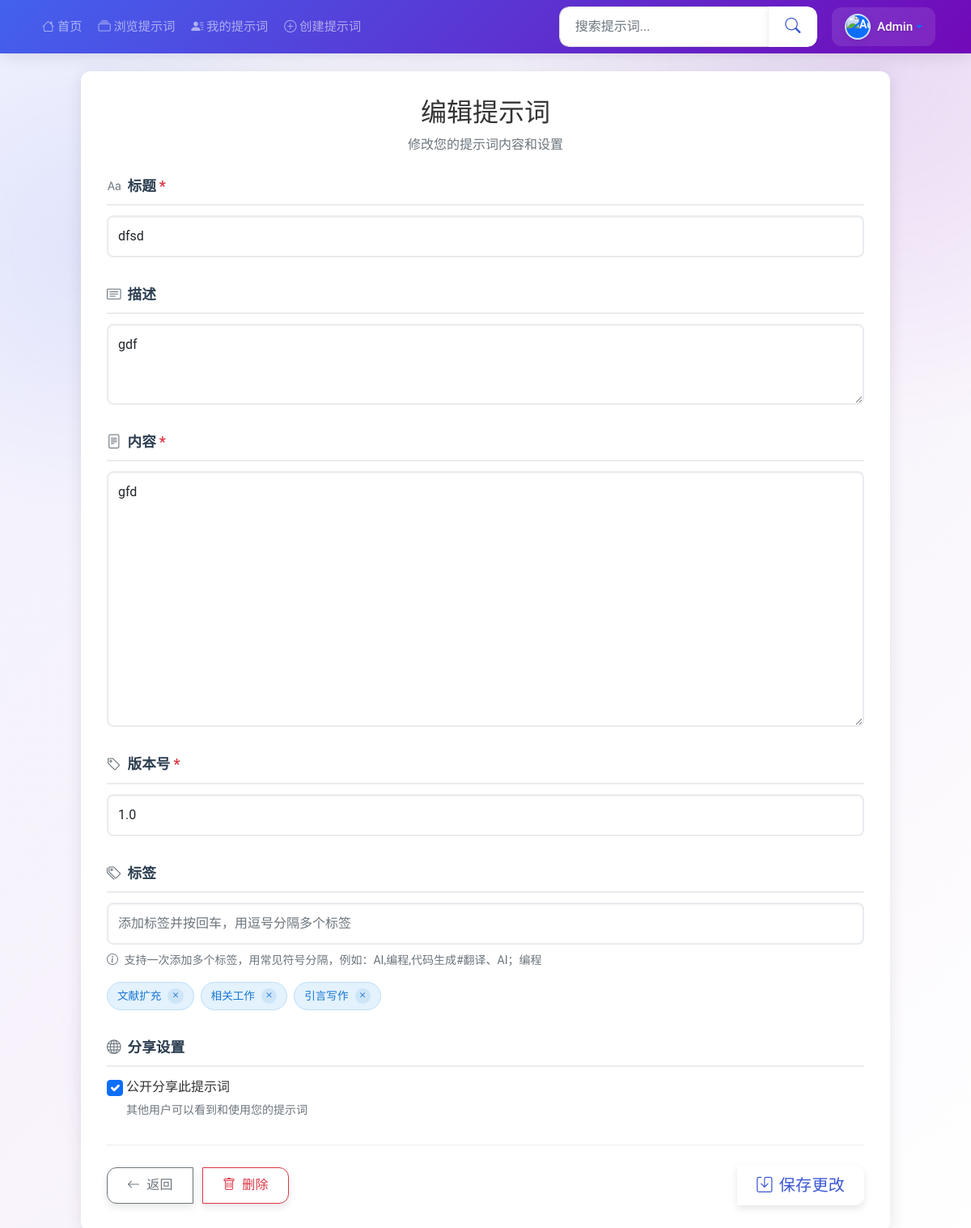
Screenshot of /edit-prompt/42 (signed in) with the database file from the repository.
### tables this page shows
CREATE TABLE prompts (
            id INTEGER PRIMARY KEY AUTOINCREMENT,
            title TEXT NOT NULL,
            content TEXT NOT NULL,
            description TEXT,
            version TEXT,
            cover_image TEXT,
            created_at TIMESTAMP DEFAULT CURRENT_TIMESTAMP,
            updated_at TIMESTAMP DEFAULT CURRENT_TIMESTAMP,
            user_id INTEGER NOT NULL,
            is_public BOOLEAN DEFAULT 0,
            view_count INTEGER DEFAULT 0,
            share_count INTEGER DEFAULT 0,
            _metadata TEXT,
            FOREIGN KEY (user_id) REFERENCES users (id)
        );

CREATE TABLE tags (
            id INTEGER PRIMARY KEY AUTOINCREMENT,
            name TEXT UNIQUE NOT NULL,
            created_at TIMESTAMP DEFAULT CURRENT_TIMESTAMP
        );

### simple_app.py (the view, shortened to what this page needs)
@app.route('/edit-prompt/<int:id>', methods=['GET', 'POST'])
@login_required
def edit_prompt(id):
    db = get_db()
    prompt = db.execute(
        'SELECT * FROM prompts WHERE id = ?',
        (id,)
    ).fetchone()
    if not prompt:
        flash('提示词不存在', 'danger')
        return redirect(url_for('index'))
    if prompt['user_id'] != session['user_id']:
        flash('您没有权限编辑此提示词', 'danger')
        return redirect(url_for('index'))
    current_tags = db.execute(
        'SELECT t.name FROM tags t JOIN tags_prompts tp ON t.id = tp.tag_id WHERE tp.prompt_id = ?',
        (id,)
    ).fetchall()
    current_tag_names = [tag['name'] for tag in current_tags]
    all_tags = db.execute('SELECT name FROM tags ORDER BY name').fetchall()
    return render_template('prompts/edit.html', prompt=prompt, current_tags=','.join(current_tag_names), all_tags=all_tags)

### simple_app.py (called while the page is built, shortened)
@app.after_request
def add_cors_headers(response):
    if os.environ.get('ENABLE_CORS', 'False').lower() == 'true':
        response.headers['Access-Control-Allow-Origin'] = os.environ.get('CORS_ORIGIN', '*')
        response.headers['Access-Control-Allow-Methods'] = 'GET, POST, PUT, DELETE, OPTIONS'
        response.headers['Access-Control-Allow-Headers'] = 'Content-Type, Authorization'
    response.headers['X-Content-Type-Options'] = 'nosniff'
    response.headers['X-Frame-Options'] = 'SAMEORIGIN'
    response.headers['X-XSS-Protection'] = '1; mode=block'
    if os.environ.get('HTTPS_ENABLED', 'False').lower() == 'true':
        response.headers['Strict-Transport-Security'] = 'max-age=31536000; includeSubDomains'
    return response

def get_db():
    avatars_dir = os.path.join('static', 'img', 'avatars')
    if not os.path.exists(avatars_dir):
        os.makedirs(avatars_dir)
    db = getattr(g, '_database', None)
    if db is None:
        db = g._database = sqlite3.connect(app.config['DATABASE'])
        db.row_factory = sqlite3.Row
        cursor = db.cursor()
        result = cursor.execute("PRAGMA table_info(users)").fetchall()
        has_avatar_field = any(row[1] == 'avatar_url' for row in result)
    return db

def login_required(f):
    @wraps(f)
    def decorated_function(*args, **kwargs):
        if 'user_id' not in session:
            flash('请先登录', 'danger')
            return redirect(url_for('login'))
        return f(*args, **kwargs)
    return decorated_function

@app.context_processor
def inject_now():
    return {'now': datetime.datetime.now()}

### templates/prompts/edit.html (shortened to what this page needs)
{% extends 'base.html' %}  {% block content %}
<div class="edit-page">
  <div class="text-center mb-4">
    <h1 class="h2 mb-0">编辑提示词</h1>
    <p class="text-muted mt-2">修改您的提示词内容和设置</p>
  </div>
  <form method="POST" action="/edit-prompt/{{ prompt.id }}">
    <div class="form-group">
      <div class="form-section-title">
        <i class="bi bi-type icon"></i>
        标题
        <span class="required">*</span>
      </div>
      <input
        type="text"
        class="form-control"
        id="title"
        name="title"
        value="{{ prompt.title }}"
        placeholder="输入提示词标题"
        required
      />
    </div>
    <div class="form-group">
      <div class="form-section-title">
        <i class="bi bi-card-text icon"></i>
        描述
      </div>
      <textarea
        class="form-control"
        id="description"
        name="description"
        rows="3"
        placeholder="简要描述这个提示词的用途和使用场景"
      >
{{ prompt.description }}</textarea
      >
    </div>
    <div class="form-group">
      <div class="form-section-title">
        <i class="bi bi-file-text icon"></i>
        内容
        <span class="required">*</span>
      </div>
      <textarea
        class="form-control"
        id="content"
        name="content"
        rows="12"
        placeholder="输入提示词的完整内容"
        required
      >
{{ prompt.content }}</textarea
      >
    </div>
    <div class="form-group">
      <div class="form-section-title">
        <i class="bi bi-tag icon"></i>
        版本号
        <span class="required">*</span>
      </div>
      <input
        type="text"
        class="form-control"
        id="version"
        name="version"
        value="{{ prompt.version }}"
        placeholder="例如: 1.0, 2.1"
        required
      />
    </div>
    <div class="form-group">
      <div class="form-section-title">
        <i class="bi bi-tags icon"></i>
        标签
      </div>
      <input
        type="text"
        class="form-control"
        id="tagInput"
        placeholder="添加标签并按回车，用逗号分隔多个标签"
      />
      <div class="form-text mt-2">
        <i class="bi bi-info-circle me-1"></i>
        支持一次添加多个标签，用常见符号分隔，例如：AI,编程,代码生成#翻译、AI；编程
      </div>
      <div class="tag-container" id="tagContainer">
        {% if current_tags %} {% for tag in current_tags.split(',') %}
        <div class="tag-item">
          {{ tag.strip() }}
          <span class="remove-tag"><i class="bi bi-x"></i></span>
        </div>
        {% endfor %} {% endif %}
      </div>
    </div>
    <div class="form-group">
      <div class="form-section-title">
        <i class="bi bi-globe icon"></i>
        分享设置
      </div>
      <div class="form-check">
        <input
          type="checkbox"
          class="form-check-input"
          id="is_public"
          name="is_public"
          {%
          if
          prompt.is_public
          %}checked{%
          endif
          %}
        />
        <label class="form-check-label" for="is_public">
          公开分享此提示词
        </label>
        <div class="form-text">其他用户可以看到和使用您的提示词</div>
      </div>
    </div>
    <div class="form-actions">
      <div class="btn-group">
        <a href="/my-prompts" class="btn btn-outline-secondary">
          <i class="bi bi-arrow-left me-2"></i>返回
        </a>
        <a
          href="#"
          class="btn btn-outline-danger"
          onclick="confirmDelete({{ prompt.id }})"
        >
          <i class="bi bi-trash me-2"></i>删除
        </a>
      </div>
      <button type="submit" class="btn btn-primary btn-lg">
        <i class="bi bi-save me-2"></i>保存更改
      </button>
    </div>
  </form>
</div>
{% endblock %}

### static/css/style.css (style rules this page uses)
:root { --primary-color: #4361ee; --primary-dark: #3a56d4; --primary-light: rgba(67, 97, 238, 0.1); --primary-rgb: 67, 97, 238; --secondary-color: #7209b7; --secondary-light: rgba(114, 9, 183, 0.1); --secondary-dark: #6008a0; --secondary-rgb: 114, 9, 183; --success-color: #4caf50; --success-rgb: 46, 204, 113; --danger-color: #f44336; --danger-rgb: 230, 57, 70; --warning-color: #ff9800; --warning-rgb: 249, 199, 79; --info-color: #2196f3; --info-rgb: 76, 201, 240; --text-color: #333; --text-muted: #6c757d; --text-light: #f8f9fa; --bg-color: #f8f9fa; --light-bg: #f8f9fa; --card-bg: #ffffff; --dark-bg: #343a40; --border-color: #e0e0e0; --border-radius: 0.75rem; --box-shadow: 0 8px 25px rgba(0, 0, 0, 0.05); --box-shadow-hover: 0 15px 35px rgba(0, 0, 0, 0.1); --transition-speed: 0.3s; --transition-timing: cubic-bezier(0.4, 0, 0.2, 1); }
body { font-family: "Roboto", "Helvetica Neue", Arial, sans-serif; line-height: 1.6; color: var(--text-color); background: linear-gradient( 135deg, rgba(67, 97, 238, 0.08), rgba(114, 9, 183, 0.05), rgba(255, 255, 255, 1) ); background-attachment: fixed; position: relative; padding-top: 0px; overflow-x: hidden; margin: 0; min-height: 90vh; overflow-y: auto; }
body::before { content: ""; position: fixed; top: 0; left: 0; width: 100%; height: 100%; background: radial-gradient( circle at 10% 20%, rgba(67, 97, 238, 0.1) 0%, transparent 20% ), radial-gradient( circle at 90% 5%, rgba(114, 9, 183, 0.1) 0%, transparent 25% ), radial-gradient( circle at 25% 85%, rgba(67, 97, 238, 0.08) 0%, transparent 15% ); z-index: -1; }
body::after { content: ""; position: fixed; top: 0; left: 0; width: 100%; height: 100%; opacity: 0.3; z-index: -1; }
html { scroll-behavior: smooth; height: 100%; overflow-x: hidden; overflow-y: auto; }
a { color: var(--primary-color); transition: color var(--transition-speed) var(--transition-timing); text-decoration: none; }
.btn { border-radius: var(--border-radius); padding: 0.6rem 1.5rem; transition: all var(--transition-speed) var(--transition-timing); font-weight: 500; letter-spacing: 0.3px; position: relative; overflow: hidden; box-shadow: 0 4px 10px rgba(0, 0, 0, 0.1); text-transform: capitalize; }
.btn::after { content: ""; position: absolute; top: 50%; left: 50%; width: 100%; height: 0; padding-bottom: 100%; border-radius: 50%; background-color: rgba(255, 255, 255, 0.1); transform: translate(-50%, -50%) scale(0); opacity: 0; transition: transform 0.4s, opacity 0.3s; }
.btn-primary { background-image: linear-gradient( 135deg, var(--primary-color), var(--primary-dark) ); border: none; }
.form-control, .form-select { border-radius: var(--border-radius); padding: 0.75rem 1.2rem; border: 1px solid var(--border-color); transition: all var(--transition-speed) var(--transition-timing); box-shadow: inset 0 1px 2px rgba(0, 0, 0, 0.05); }
.form-group { margin-bottom: 1.5rem; }
.fadeIn { animation: fadeIn 0.5s ease-out forwards; }
[type="submit"] { background: white !important; color: var(--primary-dark) !important; border-radius: 0 var(--border-radius) var(--border-radius) 0; }
[type="submit"] i, button[type="submit"] i, .btn[type="submit"] i, button[type="submit"] .bi-search { color: var(--primary-dark) !important; font-size: 1.2rem !important; }
.input-group .btn, form .btn[type="submit"], .input-group button[type="submit"] { background-color: white !important; color: var(--primary-dark) !important; }
@media (hover: none) { input[type="radio"], input[type="checkbox"] { min-width: 20px; min-height: 20px; } }

### rows the page displays
prompts: title "dfsd", description "gdf", content "gfd", version "1.0", is_public "☑"
tags: strip "文献扩充"
tags: strip "相关工作"
tags: strip "引言写作"

### other values shown
{{ session.username }} "Admin"
